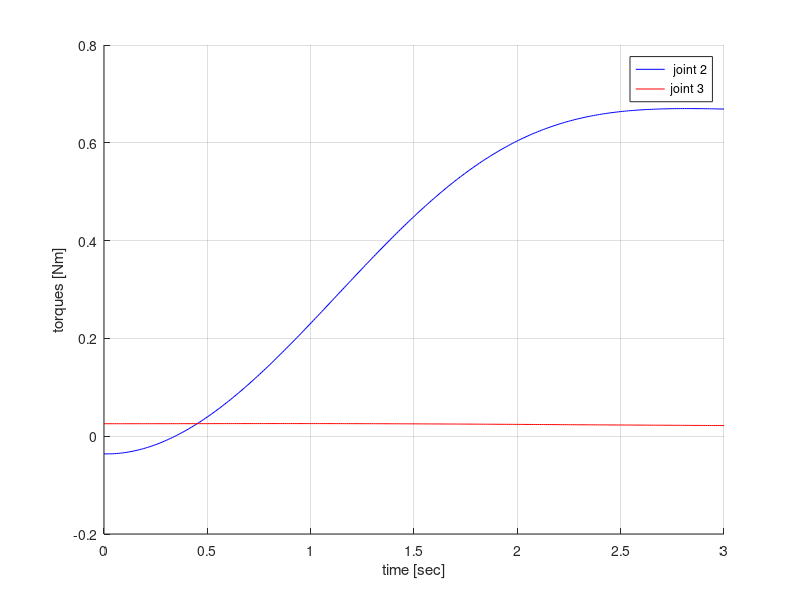
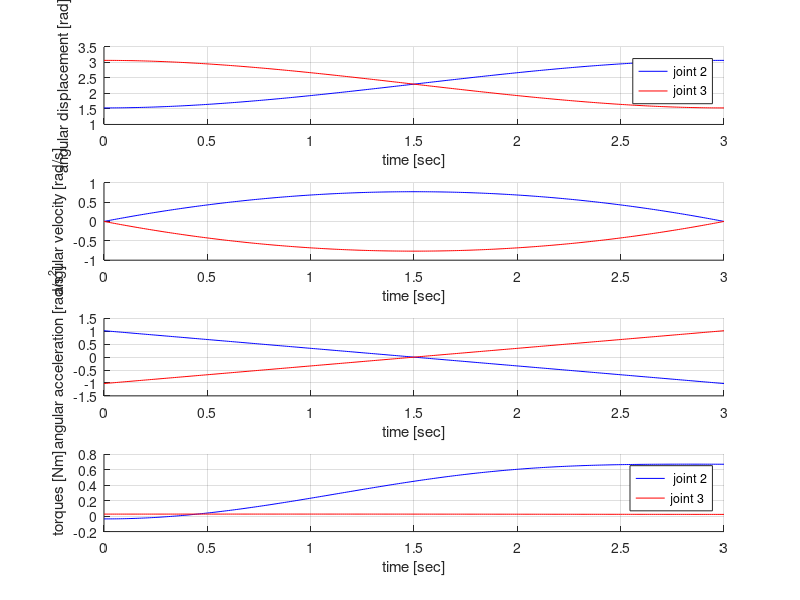
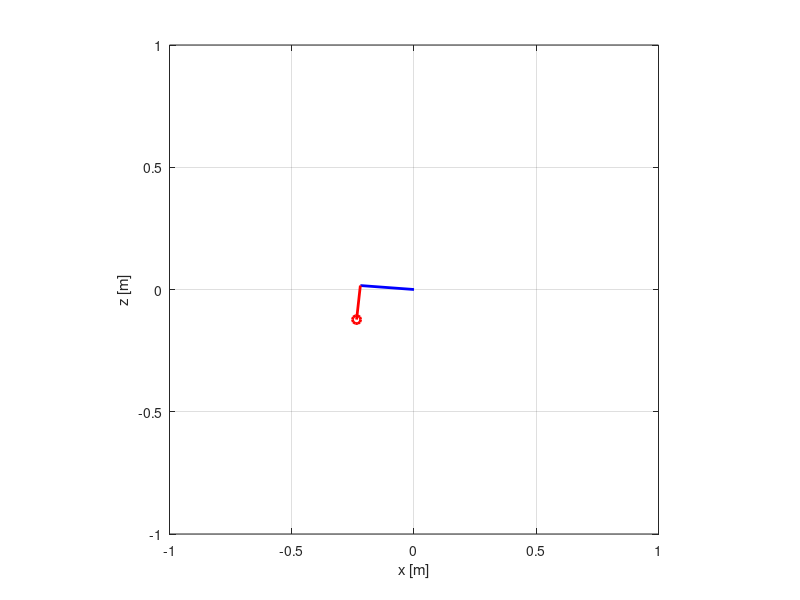

These charts were generated, in order, by the following MATLAB code:
  %%%%%%%%%%%%%%%%%%%%%%%%%%%%%%%%%%%%%%%%%%%%%%%%%%%%%%%%%%%%%%%%%%%%%%%%%%
%
%    The inverse dynamics of the 2-dof planar robotic arm
%     
%    contact: shaoping bai, shb@m-tech.aau.dk
%%%%%%%%%%%%%%%%%%%%%%%%%%%%%%%%%%%%%%%%%%%%%%%%%%%%%%%%%%%%%%%%%%%%%%%%%%

clear all; close all; clc

g = 9.801; % gravity constant

%% %%%%%%%%%%%%%%%%%%%%%%%%%%%%  link properties
%======================================  link 1
L1 = 0.22; % length [m]
%c1 = L1 * 2/3; % mass center
m1 = 0.037 + 0.126; % mass [kg] the link + the motor
I1 = 1/12 * m1 * L1^2; % moment of inertia
%======================================  link 2
L2 = 0.14; % length [m]
%c2 = L2 * 2/3; % mass center
m2 = 0.072 * 2 + 0.023; % mass [kg] the link + the motor
I2 = 1/12 * m2 * L2^2; % moment of inertia
%% %%%%%%%%%%%%%%%% wished positions of joints and time for the movements
tf = 3;
theta01 = 1000 * 2*pi/4096; %in the graphs will be represented in radians, although input is in ticks of the motor
thetaf1 = 2000 * 2*pi/4096;
theta02 = 2000 * 2*pi/4096;
thetaf2 = 1000 * 2*pi/4096;
%% %%%%%%%%%%%%%%%% coefficients for position, velocity and acceleration
a01 = theta01;
a11 = 0;
a21 = 3/(tf^2)*(thetaf1 - theta01);
a31 = -2/(tf^3)*(thetaf1 - theta01);

a02 = theta02;
a12 = 0;
a22 = 3/(tf^2)*(thetaf2 - theta02);
a32 = -2/(tf^3)*(thetaf2 - theta02);
%% %%%%%%%%%%%%%%%%%% dynamic simulation
%%%%%%%%%%%%%%%%%%% discrete time
T = tf; % second
N = tf*100; % resolution
i = 0; 
for t = linspace(0, T, N)
    %%%%%%%%%%%%%%%%%%%%%%%%%%%%%% instantaneous time
    i = i + 1; time(i) = t; 
    %%%%%%%%%%%%%%% Joint 1: angular displacement, velocity, acceleration
    theta_1(i) = a01 + a11 * t + a21 * t^2 + a31 * t^3;
    dtheta_1(i) = a11 + 2 * a21 * t + 3 * a31 * t^2;
    ddtheta_1(i) = 2 * a21 + 6 * a31 * t;
    
    %%%%%%%%%%%%%%% Joint 2: angular displacement, velocity, acceleration
    theta_2(i) = a02 + a12 * t + a22 * t^2 + a32 * t^3;
    dtheta_2(i) = a12 + 2 * a22 * t + 3 * a32 * t^2;
    ddtheta_2(i) = 2 * a22 + 6 * a32 * t;
    
    %%%%%%%%%%%%%%%%%%%%%%%%%%%%%%%%%%%%%  actuator torques
    tau_1(i) = ((8/18 * m1 + m2) * L1^2 + 8/18 * m2 * L2^2) * ddtheta_1(i) + 8/18 * m2 * L2^2 * ddtheta_2(i) + 4/6 * m2 * L1 * L2 * cos(dtheta_2(i)) * (ddtheta_2(i) + 2 * ddtheta_1(i)) - (m1 + m2) * g * L1 * cos(theta_1(i)) + m2 * g * L2 * cos(theta_1(i) + theta_2(i));
    tau_2(i) = (8/18 * m2 * L2^2 + 4/6 * m2 * L1 * L2 * sin(theta_2(i))) * ddtheta_1(i) + 8/18 * m2 * L2^2 * ddtheta_2(i) + 4/6 * m2 * L1 * L2 * cos(theta_2(i)) * (dtheta_1(i) * dtheta_2(i) + dtheta_1(i)^2) - m2 * g * L2 * cos(theta_1(i) + theta_2(i));
    
    %%%%%%%%%%%%%%%%%%%%%%%%%%%%%%%%%%%  link positions
    %%%%%%%%%%%%%%%%%% link 1
    X1(i) = L1*cos(theta_1(i)); Y1(i) = L1*sin(theta_1(i)); 
   % x1(i) = 0.5*X1(i); y1(i) = 0.5*Y1(i); 
    %%%%%%%%%%%%%%%%%% link 2
    X2(i) = X1(i) + L2*cos(theta_1(i) + theta_2(i)); 
    Y2(i) = Y1(i) + L2*sin(theta_1(i) + theta_2(i)); 
    %x2(i) = X1(i) + 0.5*X2(i); %Y2(i) = Y1(i) + 0.5*Y2(i); 
    
end

torque_1 = [time; tau_1]'; torque_2 = [time; tau_2]'; 

%% %%%%%%%%%%%%%%%%%%%%%%%%%%%%%%%%%% plot the motion profiles
figure(2)
clf
figure(2)
subplot(4, 1, 1)
hold on
plot(time, theta_1, 'b')
plot(time, theta_2, 'r')
hold off
legend('joint 2', 'joint 3')
grid on; 
xlabel('time [sec]'); ylabel('angular displacement [rad]'); 
subplot(4, 1, 2)
hold on
plot(time, dtheta_1, 'b')
plot(time, dtheta_2, 'r')
hold off
grid on; 
xlabel('time [sec]'); ylabel('angular velocity [rad/s]'); 
subplot(4, 1, 3)
hold on
plot(time, ddtheta_1, 'b')
plot(time, ddtheta_2, 'r')
hold off
grid on; 
xlabel('time [sec]'); ylabel('angular acceleration [rad/s^2]'); 
subplot(4, 1, 4)
hold on
plot(time, tau_1, 'b')
plot(time, tau_2, 'r')
hold off
legend(' joint 2', 'joint 3')
grid on; 
xlabel('time [sec]'); ylabel('torques [Nm]'); 

%% %%%%%%%%%%%%%%%%%%%%%%%%%%%%%%%%%% plot the motor torques
figure(1)
clf
figure(1)
hold on
plot(time, tau_1, 'b')
plot(time, tau_2, 'r')
hold off
legend(' joint 2', 'joint 3')
grid on; 
xlabel('time [sec]'); ylabel('torques [Nm]'); 

%% %%%%%%%%%%%%%%%%%%%%%%%%%%%%%%%  plot the link
figure(3)
clf
figure(3)
hold on 
axis equal; grid on; axis([-1 1 -1 1]); 
xlabel('x [m]'); ylabel('z [m]'); 
set(gca,'NextPlot','replaceChildren');
for j = 1 : N  
    plot(0, 0, 'ko', 'MarkerSize', 6, 'Linewidth', 2)  
    plot(X1(j), Y1(j), 'bo', 'MarkerSize', 6, 'Linewidth', 2)
    plot(X2(j), Y2(j), 'ro', 'MarkerSize', 6, 'Linewidth', 2)
    line([0 X1(j)], [0 Y1(j)], 'Color', 'b', 'Linewidth', 2); 
    line([X1(j) X2(j)], [Y1(j) Y2(j)], 'Color', 'r', 'Linewidth', 2);  
    F(j) = getframe; 
end
hold off
movie(F); 
